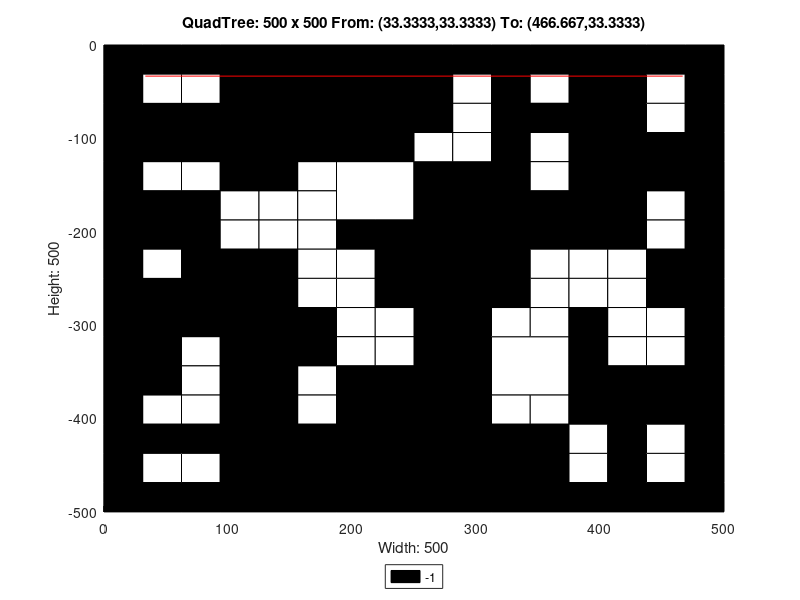

The MATLAB source for this figure:
axis([0 500 -500 0]);
title('QuadTree: 500 x 500 From: (33.3333,33.3333) To: (466.667,33.3333)');
xlabel('Width: 500');
ylabel('Height: 500');
rectangle('Position',[125 -125 125 125], 'FaceColor',[0 0 0]);
rectangle('Position',[0 -125 62.5 62.5], 'FaceColor',[0 0 0]);
rectangle('Position',[62.5 -125 62.5 62.5], 'FaceColor',[0 0 0]);
rectangle('Position',[187.5 -187.5 62.5 62.5], 'FaceColor',[1 1 1]);
rectangle('Position',[375 -62.5 62.5 62.5], 'FaceColor',[0 0 0]);
rectangle('Position',[375 -125 62.5 62.5], 'FaceColor',[0 0 0]);
rectangle('Position',[250 -187.5 62.5 62.5], 'FaceColor',[0 0 0]);
rectangle('Position',[250 -250 62.5 62.5], 'FaceColor',[0 0 0]);
rectangle('Position',[375 -187.5 62.5 62.5], 'FaceColor',[0 0 0]);
rectangle('Position',[0 -312.5 62.5 62.5], 'FaceColor',[0 0 0]);
rectangle('Position',[62.5 -312.5 62.5 62.5], 'FaceColor',[0 0 0]);
rectangle('Position',[0 -375 62.5 62.5], 'FaceColor',[0 0 0]);
rectangle('Position',[187.5 -437.5 62.5 62.5], 'FaceColor',[0 0 0]);
rectangle('Position',[125 -500 62.5 62.5], 'FaceColor',[0 0 0]);
rectangle('Position',[187.5 -500 62.5 62.5], 'FaceColor',[0 0 0]);
rectangle('Position',[250 -312.5 62.5 62.5], 'FaceColor',[0 0 0]);
rectangle('Position',[250 -375 62.5 62.5], 'FaceColor',[0 0 0]);
rectangle('Position',[312.5 -375 62.5 62.5], 'FaceColor',[1 1 1]);
rectangle('Position',[250 -437.5 62.5 62.5], 'FaceColor',[0 0 0]);
rectangle('Position',[250 -500 62.5 62.5], 'FaceColor',[0 0 0]);
rectangle('Position',[312.5 -500 62.5 62.5], 'FaceColor',[0 0 0]);
rectangle('Position',[0 -31.25 31.25 31.25], 'FaceColor',[0 0 0]);
rectangle('Position',[31.25 -31.25 31.25 31.25], 'FaceColor',[0 0 0]);
rectangle('Position',[0 -62.5 31.25 31.25], 'FaceColor',[0 0 0]);
rectangle('Position',[31.25 -62.5 31.25 31.25], 'FaceColor',[1 1 1]);
rectangle('Position',[62.5 -31.25 31.25 31.25], 'FaceColor',[0 0 0]);
rectangle('Position',[93.75 -31.25 31.25 31.25], 'FaceColor',[0 0 0]);
rectangle('Position',[62.5 -62.5 31.25 31.25], 'FaceColor',[1 1 1]);
rectangle('Position',[93.75 -62.5 31.25 31.25], 'FaceColor',[0 0 0]);
rectangle('Position',[0 -156.25 31.25 31.25], 'FaceColor',[0 0 0]);
rectangle('Position',[31.25 -156.25 31.25 31.25], 'FaceColor',[1 1 1]);
rectangle('Position',[0 -187.5 31.25 31.25], 'FaceColor',[0 0 0]);
rectangle('Position',[31.25 -187.5 31.25 31.25], 'FaceColor',[0 0 0]);
rectangle('Position',[62.5 -156.25 31.25 31.25], 'FaceColor',[1 1 1]);
rectangle('Position',[93.75 -156.25 31.25 31.25], 'FaceColor',[0 0 0]);
rectangle('Position',[62.5 -187.5 31.25 31.25], 'FaceColor',[0 0 0]);
rectangle('Position',[93.75 -187.5 31.25 31.25], 'FaceColor',[1 1 1]);
rectangle('Position',[0 -218.75 31.25 31.25], 'FaceColor',[0 0 0]);
rectangle('Position',[31.25 -218.75 31.25 31.25], 'FaceColor',[0 0 0]);
rectangle('Position',[0 -250 31.25 31.25], 'FaceColor',[0 0 0]);
rectangle('Position',[31.25 -250 31.25 31.25], 'FaceColor',[1 1 1]);
rectangle('Position',[62.5 -218.75 31.25 31.25], 'FaceColor',[0 0 0]);
rectangle('Position',[93.75 -218.75 31.25 31.25], 'FaceColor',[1 1 1]);
rectangle('Position',[62.5 -250 31.25 31.25], 'FaceColor',[0 0 0]);
rectangle('Position',[93.75 -250 31.25 31.25], 'FaceColor',[0 0 0]);
rectangle('Position',[125 -156.25 31.25 31.25], 'FaceColor',[0 0 0]);
rectangle('Position',[156.25 -156.25 31.25 31.25], 'FaceColor',[1 1 1]);
rectangle('Position',[125 -187.5 31.25 31.25], 'FaceColor',[1 1 1]);
rectangle('Position',[156.25 -187.5 31.25 31.25], 'FaceColor',[1 1 1]);
rectangle('Position',[125 -218.75 31.25 31.25], 'FaceColor',[1 1 1]);
rectangle('Position',[156.25 -218.75 31.25 31.25], 'FaceColor',[1 1 1]);
rectangle('Position',[125 -250 31.25 31.25], 'FaceColor',[0 0 0]);
rectangle('Position',[156.25 -250 31.25 31.25], 'FaceColor',[1 1 1]);
rectangle('Position',[187.5 -218.75 31.25 31.25], 'FaceColor',[0 0 0]);
rectangle('Position',[218.75 -218.75 31.25 31.25], 'FaceColor',[0 0 0]);
rectangle('Position',[187.5 -250 31.25 31.25], 'FaceColor',[1 1 1]);
rectangle('Position',[218.75 -250 31.25 31.25], 'FaceColor',[0 0 0]);
rectangle('Position',[250 -31.25 31.25 31.25], 'FaceColor',[0 0 0]);
rectangle('Position',[281.25 -31.25 31.25 31.25], 'FaceColor',[0 0 0]);
rectangle('Position',[250 -62.5 31.25 31.25], 'FaceColor',[0 0 0]);
rectangle('Position',[281.25 -62.5 31.25 31.25], 'FaceColor',[1 1 1]);
rectangle('Position',[312.5 -31.25 31.25 31.25], 'FaceColor',[0 0 0]);
rectangle('Position',[343.75 -31.25 31.25 31.25], 'FaceColor',[0 0 0]);
rectangle('Position',[312.5 -62.5 31.25 31.25], 'FaceColor',[0 0 0]);
rectangle('Position',[343.75 -62.5 31.25 31.25], 'FaceColor',[1 1 1]);
rectangle('Position',[250 -93.75 31.25 31.25], 'FaceColor',[0 0 0]);
rectangle('Position',[281.25 -93.75 31.25 31.25], 'FaceColor',[1 1 1]);
rectangle('Position',[250 -125 31.25 31.25], 'FaceColor',[1 1 1]);
rectangle('Position',[281.25 -125 31.25 31.25], 'FaceColor',[1 1 1]);
rectangle('Position',[312.5 -93.75 31.25 31.25], 'FaceColor',[0 0 0]);
rectangle('Position',[343.75 -93.75 31.25 31.25], 'FaceColor',[0 0 0]);
rectangle('Position',[312.5 -125 31.25 31.25], 'FaceColor',[0 0 0]);
rectangle('Position',[343.75 -125 31.25 31.25], 'FaceColor',[1 1 1]);
rectangle('Position',[437.5 -31.25 31.25 31.25], 'FaceColor',[0 0 0]);
rectangle('Position',[468.75 -31.25 31.25 31.25], 'FaceColor',[0 0 0]);
rectangle('Position',[437.5 -62.5 31.25 31.25], 'FaceColor',[1 1 1]);
rectangle('Position',[468.75 -62.5 31.25 31.25], 'FaceColor',[0 0 0]);
rectangle('Position',[437.5 -93.75 31.25 31.25], 'FaceColor',[1 1 1]);
rectangle('Position',[468.75 -93.75 31.25 31.25], 'FaceColor',[0 0 0]);
rectangle('Position',[437.5 -125 31.25 31.25], 'FaceColor',[0 0 0]);
rectangle('Position',[468.75 -125 31.25 31.25], 'FaceColor',[0 0 0]);
rectangle('Position',[312.5 -156.25 31.25 31.25], 'FaceColor',[0 0 0]);
rectangle('Position',[343.75 -156.25 31.25 31.25], 'FaceColor',[1 1 1]);
rectangle('Position',[312.5 -187.5 31.25 31.25], 'FaceColor',[0 0 0]);
rectangle('Position',[343.75 -187.5 31.25 31.25], 'FaceColor',[0 0 0]);
rectangle('Position',[312.5 -218.75 31.25 31.25], 'FaceColor',[0 0 0]);
rectangle('Position',[343.75 -218.75 31.25 31.25], 'FaceColor',[0 0 0]);
rectangle('Position',[312.5 -250 31.25 31.25], 'FaceColor',[0 0 0]);
rectangle('Position',[343.75 -250 31.25 31.25], 'FaceColor',[1 1 1]);
rectangle('Position',[437.5 -156.25 31.25 31.25], 'FaceColor',[0 0 0]);
rectangle('Position',[468.75 -156.25 31.25 31.25], 'FaceColor',[0 0 0]);
rectangle('Position',[437.5 -187.5 31.25 31.25], 'FaceColor',[1 1 1]);
rectangle('Position',[468.75 -187.5 31.25 31.25], 'FaceColor',[0 0 0]);
rectangle('Position',[375 -218.75 31.25 31.25], 'FaceColor',[0 0 0]);
rectangle('Position',[406.25 -218.75 31.25 31.25], 'FaceColor',[0 0 0]);
rectangle('Position',[375 -250 31.25 31.25], 'FaceColor',[1 1 1]);
rectangle('Position',[406.25 -250 31.25 31.25], 'FaceColor',[1 1 1]);
rectangle('Position',[437.5 -218.75 31.25 31.25], 'FaceColor',[1 1 1]);
rectangle('Position',[468.75 -218.75 31.25 31.25], 'FaceColor',[0 0 0]);
rectangle('Position',[437.5 -250 31.25 31.25], 'FaceColor',[0 0 0]);
rectangle('Position',[468.75 -250 31.25 31.25], 'FaceColor',[0 0 0]);
rectangle('Position',[62.5 -343.75 31.25 31.25], 'FaceColor',[1 1 1]);
rectangle('Position',[93.75 -343.75 31.25 31.25], 'FaceColor',[0 0 0]);
rectangle('Position',[62.5 -375 31.25 31.25], 'FaceColor',[1 1 1]);
rectangle('Position',[93.75 -375 31.25 31.25], 'FaceColor',[0 0 0]);
rectangle('Position',[125 -281.25 31.25 31.25], 'FaceColor',[0 0 0]);
rectangle('Position',[156.25 -281.25 31.25 31.25], 'FaceColor',[1 1 1]);
rectangle('Position',[125 -312.5 31.25 31.25], 'FaceColor',[0 0 0]);
rectangle('Position',[156.25 -312.5 31.25 31.25], 'FaceColor',[0 0 0]);
rectangle('Position',[187.5 -281.25 31.25 31.25], 'FaceColor',[1 1 1]);
rectangle('Position',[218.75 -281.25 31.25 31.25], 'FaceColor',[0 0 0]);
rectangle('Position',[187.5 -312.5 31.25 31.25], 'FaceColor',[1 1 1]);
rectangle('Position',[218.75 -312.5 31.25 31.25], 'FaceColor',[1 1 1]);
rectangle('Position',[125 -343.75 31.25 31.25], 'FaceColor',[0 0 0]);
rectangle('Position',[156.25 -343.75 31.25 31.25], 'FaceColor',[0 0 0]);
rectangle('Position',[125 -375 31.25 31.25], 'FaceColor',[0 0 0]);
rectangle('Position',[156.25 -375 31.25 31.25], 'FaceColor',[1 1 1]);
rectangle('Position',[187.5 -343.75 31.25 31.25], 'FaceColor',[1 1 1]);
rectangle('Position',[218.75 -343.75 31.25 31.25], 'FaceColor',[1 1 1]);
rectangle('Position',[187.5 -375 31.25 31.25], 'FaceColor',[0 0 0]);
rectangle('Position',[218.75 -375 31.25 31.25], 'FaceColor',[0 0 0]);
rectangle('Position',[0 -406.25 31.25 31.25], 'FaceColor',[0 0 0]);
rectangle('Position',[31.25 -406.25 31.25 31.25], 'FaceColor',[1 1 1]);
rectangle('Position',[0 -437.5 31.25 31.25], 'FaceColor',[0 0 0]);
rectangle('Position',[31.25 -437.5 31.25 31.25], 'FaceColor',[0 0 0]);
rectangle('Position',[62.5 -406.25 31.25 31.25], 'FaceColor',[1 1 1]);
rectangle('Position',[93.75 -406.25 31.25 31.25], 'FaceColor',[0 0 0]);
rectangle('Position',[62.5 -437.5 31.25 31.25], 'FaceColor',[0 0 0]);
rectangle('Position',[93.75 -437.5 31.25 31.25], 'FaceColor',[0 0 0]);
rectangle('Position',[0 -468.75 31.25 31.25], 'FaceColor',[0 0 0]);
rectangle('Position',[31.25 -468.75 31.25 31.25], 'FaceColor',[1 1 1]);
rectangle('Position',[0 -500 31.25 31.25], 'FaceColor',[0 0 0]);
rectangle('Position',[31.25 -500 31.25 31.25], 'FaceColor',[0 0 0]);
rectangle('Position',[62.5 -468.75 31.25 31.25], 'FaceColor',[1 1 1]);
rectangle('Position',[93.75 -468.75 31.25 31.25], 'FaceColor',[0 0 0]);
rectangle('Position',[62.5 -500 31.25 31.25], 'FaceColor',[0 0 0]);
rectangle('Position',[93.75 -500 31.25 31.25], 'FaceColor',[0 0 0]);
rectangle('Position',[125 -406.25 31.25 31.25], 'FaceColor',[0 0 0]);
rectangle('Position',[156.25 -406.25 31.25 31.25], 'FaceColor',[1 1 1]);
rectangle('Position',[125 -437.5 31.25 31.25], 'FaceColor',[0 0 0]);
rectangle('Position',[156.25 -437.5 31.25 31.25], 'FaceColor',[0 0 0]);
rectangle('Position',[312.5 -281.25 31.25 31.25], 'FaceColor',[0 0 0]);
rectangle('Position',[343.75 -281.25 31.25 31.25], 'FaceColor',[1 1 1]);
rectangle('Position',[312.5 -312.5 31.25 31.25], 'FaceColor',[1 1 1]);
rectangle('Position',[343.75 -312.5 31.25 31.25], 'FaceColor',[1 1 1]);
rectangle('Position',[375 -281.25 31.25 31.25], 'FaceColor',[1 1 1]);
rectangle('Position',[406.25 -281.25 31.25 31.25], 'FaceColor',[1 1 1]);
rectangle('Position',[375 -312.5 31.25 31.25], 'FaceColor',[0 0 0]);
rectangle('Position',[406.25 -312.5 31.25 31.25], 'FaceColor',[1 1 1]);
rectangle('Position',[437.5 -281.25 31.25 31.25], 'FaceColor',[0 0 0]);
rectangle('Position',[468.75 -281.25 31.25 31.25], 'FaceColor',[0 0 0]);
rectangle('Position',[437.5 -312.5 31.25 31.25], 'FaceColor',[1 1 1]);
rectangle('Position',[468.75 -312.5 31.25 31.25], 'FaceColor',[0 0 0]);
rectangle('Position',[375 -343.75 31.25 31.25], 'FaceColor',[0 0 0]);
rectangle('Position',[406.25 -343.75 31.25 31.25], 'FaceColor',[1 1 1]);
rectangle('Position',[375 -375 31.25 31.25], 'FaceColor',[0 0 0]);
rectangle('Position',[406.25 -375 31.25 31.25], 'FaceColor',[0 0 0]);
rectangle('Position',[437.5 -343.75 31.25 31.25], 'FaceColor',[1 1 1]);
rectangle('Position',[468.75 -343.75 31.25 31.25], 'FaceColor',[0 0 0]);
rectangle('Position',[437.5 -375 31.25 31.25], 'FaceColor',[0 0 0]);
rectangle('Position',[468.75 -375 31.25 31.25], 'FaceColor',[0 0 0]);
rectangle('Position',[312.5 -406.25 31.25 31.25], 'FaceColor',[1 1 1]);
rectangle('Position',[343.75 -406.25 31.25 31.25], 'FaceColor',[1 1 1]);
rectangle('Position',[312.5 -437.5 31.25 31.25], 'FaceColor',[0 0 0]);
rectangle('Position',[343.75 -437.5 31.25 31.25], 'FaceColor',[0 0 0]);
rectangle('Position',[375 -406.25 31.25 31.25], 'FaceColor',[0 0 0]);
rectangle('Position',[406.25 -406.25 31.25 31.25], 'FaceColor',[0 0 0]);
rectangle('Position',[375 -437.5 31.25 31.25], 'FaceColor',[1 1 1]);
rectangle('Position',[406.25 -437.5 31.25 31.25], 'FaceColor',[0 0 0]);
rectangle('Position',[437.5 -406.25 31.25 31.25], 'FaceColor',[0 0 0]);
rectangle('Position',[468.75 -406.25 31.25 31.25], 'FaceColor',[0 0 0]);
rectangle('Position',[437.5 -437.5 31.25 31.25], 'FaceColor',[1 1 1]);
rectangle('Position',[468.75 -437.5 31.25 31.25], 'FaceColor',[0 0 0]);
rectangle('Position',[375 -468.75 31.25 31.25], 'FaceColor',[1 1 1]);
rectangle('Position',[406.25 -468.75 31.25 31.25], 'FaceColor',[0 0 0]);
rectangle('Position',[375 -500 31.25 31.25], 'FaceColor',[0 0 0]);
rectangle('Position',[406.25 -500 31.25 31.25], 'FaceColor',[0 0 0]);
rectangle('Position',[437.5 -468.75 31.25 31.25], 'FaceColor',[1 1 1]);
rectangle('Position',[468.75 -468.75 31.25 31.25], 'FaceColor',[0 0 0]);
rectangle('Position',[437.5 -500 31.25 31.25], 'FaceColor',[0 0 0]);
rectangle('Position',[468.75 -500 31.25 31.25], 'FaceColor',[0 0 0]);
X=[466.667,33.3333];
Y=[-33.3333,-33.3333];
hold on;
plot(X,Y,'r');
legend('-1','Location','southoutside');
